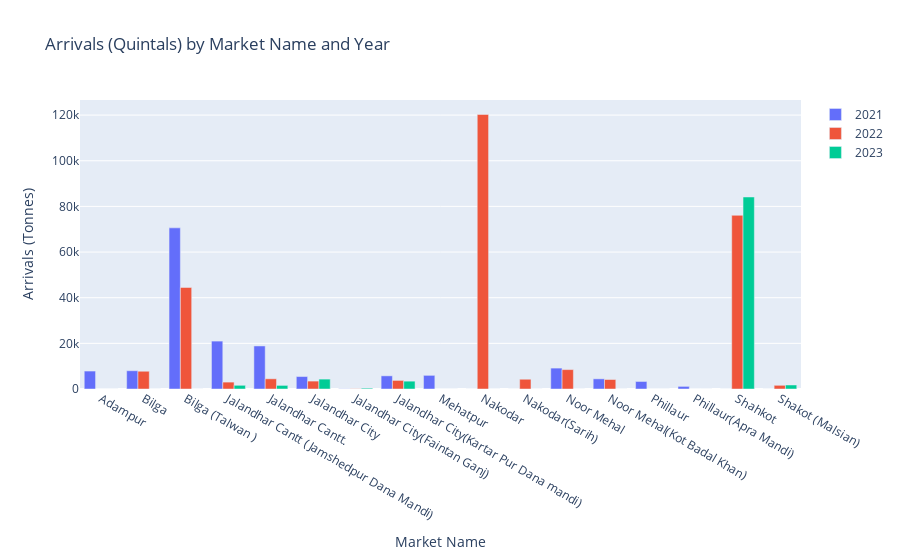

Here is the notebook cell this chart was saved with:
### Code cell
import plotly.graph_objects as go
pivot_df =jalandhar.pivot_table(index='Market Name', columns='year', values='Arrivals (Quintals)', fill_value=0)
# Plot grouped bars using Plotly
fig = go.Figure()

for col in pivot_df.columns:
    fig.add_trace(go.Bar(name=str(col), x=pivot_df.index, y=pivot_df[col]))

# Update layout
fig.update_layout(barmode='group', xaxis_title='Market Name', yaxis_title='Arrivals (Tonnes)',
                  title='Arrivals (Quintals) by Market Name and Year')

# Show plot
fig.show()
fig.write_html('Arrivals (Quintals) by Market Name and Year.html')

### Figure 1 — Plotly figure (JSON) as saved in the notebook; plotly's stock layout.template omitted (floating-point values rounded to 4 significant figures)
{"data": [{"name": "2021", "type": "bar", "x": ["Adampur", "Bilga", "Bilga (Talwan )", "Jalandhar Cantt (Jamshedpur Dana Mandi)", "Jalandhar Cantt.", "Jalandhar City", "Jalandhar City(Faintan Ganj)", "Jalandhar City(Kartar Pur Dana mandi)", "Mehatpur", "Nakodar", "Nakodar(Sarih)", "Noor Mehal", "Noor Mehal(Kot Badal Khan)", "Phillaur", "Phillaur(Apra Mandi)", "Shahkot", "Shakot (Malsian)"], "y": [7862.0, 8009.0, 70595, 20990.0, 18860, 5458.0, 78.7, 5766.0, 5978.0, 0, 0, 9159.0, 4456.0, 3300, 1144, 0, 0]}, {"name": "2022", "type": "bar", "x": ["Adampur", "Bilga", "Bilga (Talwan )", "Jalandhar Cantt (Jamshedpur Dana Mandi)", "Jalandhar Cantt.", "Jalandhar City", "Jalandhar City(Faintan Ganj)", "Jalandhar City(Kartar Pur Dana mandi)", "Mehatpur", "Nakodar", "Nakodar(Sarih)", "Noor Mehal", "Noor Mehal(Kot Badal Khan)", "Phillaur", "Phillaur(Apra Mandi)", "Shahkot", "Shakot (Malsian)"], "y": [0, 7776.0, 44490.0, 3024.0, 4468.0, 3468.0, 91, 3761.0, 0, 120285, 4277.0, 8498.0, 4156.0, 0, 0, 76090.0, 1618]}, {"name": "2023", "type": "bar", "x": ["Adampur", "Bilga", "Bilga (Talwan )", "Jalandhar Cantt (Jamshedpur Dana Mandi)", "Jalandhar Cantt.", "Jalandhar City", "Jalandhar City(Faintan Ganj)", "Jalandhar City(Kartar Pur Dana mandi)", "Mehatpur", "Nakodar", "Nakodar(Sarih)", "Noor Mehal", "Noor Mehal(Kot Badal Khan)", "Phillaur", "Phillaur(Apra Mandi)", "Shahkot", "Shakot (Malsian)"], "y": [0, 0, 0, 1622.0, 1576.0, 4333.0, 363, 3434.0, 0, 0, 0, 0, 0, 0, 0, 84120.0, 1758.0]}], "layout": {"barmode": "group", "title": {"text": "Arrivals (Quintals) by Market Name and Year"}, "xaxis": {"title": {"text": "Market Name"}}, "yaxis": {"title": {"text": "Arrivals (Tonnes)"}}}}
